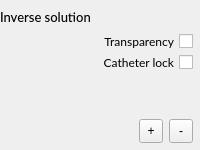
       <widget class="QWidget" name="widget_6" native="true">
        <property name="sizePolicy">
         <sizepolicy hsizetype="Expanding" vsizetype="Expanding">
          <horstretch>0</horstretch>
          <verstretch>0</verstretch>
         </sizepolicy>
        </property>
        <layout class="QVBoxLayout" name="verticalLayout_2">
         <property name="leftMargin">
          <number>0</number>
         </property>
         <property name="topMargin">
          <number>9</number>
         </property>
         <property name="rightMargin">
          <number>0</number>
         </property>
         <property name="bottomMargin">
          <number>0</number>
         </property>
         <item>
          <widget class="QLabel" name="label_4">
           <property name="font">
            <font>
             <family>Lato Medium</family>
             <pointsize>10</pointsize>
            </font>
           </property>
           <property name="text">
            <string>Inverse solution</string>
           </property>
          </widget>
         </item>
         <item>
          <widget class="GeomWindow" name="Gold_Standard_Window_2" native="true">
           <property name="sizePolicy">
            <sizepolicy hsizetype="Expanding" vsizetype="Expanding">
             <horstretch>0</horstretch>
             <verstretch>0</verstretch>
            </sizepolicy>
           </property>
           <property name="contextMenuPolicy">
            <enum>Qt::DefaultContextMenu</enum>
           </property>
           <layout class="QVBoxLayout" name="verticalLayout_18">
            <property name="leftMargin">
             <number>0</number>
            </property>
            <property name="topMargin">
             <number>0</number>
            </property>
            <property name="rightMargin">
             <number>7</number>
            </property>
            <property name="bottomMargin">
             <number>7</number>
            </property>
            <item>
             <layout class="QVBoxLayout" name="verticalLayout_24">
              <item>
               <layout class="QHBoxLayout" name="horizontalLayout_20">
                <item>
                 <spacer name="horizontalSpacer_12">
                  <property name="orientation">
                   <enum>Qt::Horizontal</enum>
                  </property>
                  <property name="sizeHint" stdset="0">
                   <size>
                    <width>40</width>
                    <height>20</height>
                   </size>
                  </property>
                 </spacer>
                </item>
                <item>
                 <layout class="QVBoxLayout" name="verticalLayout_30">
                  <property name="spacing">
                   <number>0</number>
                  </property>
                  <item>
                   <widget class="QCheckBox" name="transparency_win2_checkBox">
                    <property name="sizePolicy">
                     <sizepolicy hsizetype="Minimum" vsizetype="Minimum">
                      <horstretch>0</horstretch>
                      <verstretch>0</verstretch>
                     </sizepolicy>
                    </property>
                    <property name="font">
                     <font>
                      <family>Lato</family>
                      <pointsize>9</pointsize>
                     </font>
                    </property>
                    <property name="layoutDirection">
                     <enum>Qt::RightToLeft</enum>
                    </property>
                    <property name="autoFillBackground">
                     <bool>true</bool>
                    </property>
                    <property name="text">
                     <string>Transparency</string>
                    </property>
                    <property name="checked">
                     <bool>false</bool>
                    </property>
                   </widget>
                  </item>
                  <item>
                   <widget class="QCheckBox" name="catheterLock_win2">
                    <property name="sizePolicy">
                     <sizepolicy hsizetype="Minimum" vsizetype="Minimum">
                      <horstretch>0</horstretch>
                      <verstretch>0</verstretch>
                     </sizepolicy>
                    </property>
                    <property name="font">
                     <font>
                      <family>Lato</family>
                      <pointsize>9</pointsize>
                     </font>
                    </property>
                    <property name="layoutDirection">
                     <enum>Qt::RightToLeft</enum>
                    </property>
                    <property name="autoFillBackground">
                     <bool>true</bool>
                    </property>
                    <property name="text">
                     <string>Catheter lock</string>
                    </property>
                    <property name="checked">
                     <bool>false</bool>
                    </property>
                   </widget>
                  </item>
                 </layout>
                </item>
               </layout>
              </item>
              <item>
               <spacer name="verticalSpacer_5">
                <property name="orientation">
                 <enum>Qt::Vertical</enum>
                </property>
                <property name="sizeHint" stdset="0">
                 <size>
                  <width>20</width>
                  <height>40</height>
                 </size>
                </property>
               </spacer>
              </item>
              <item>
               <layout class="QHBoxLayout" name="horizontalLayout_17">
                <item>
                 <spacer name="horizontalSpacer_9">
                  <property name="orientation">
                   <enum>Qt::Horizontal</enum>
                  </property>
                  <property name="sizeHint" stdset="0">
                   <size>
                    <width>40</width>
                    <height>20</height>
                   </size>
                  </property>
                 </spacer>
                </item>
                <item>
                 <widget class="QToolButton" name="plusZoom_toolButton_3">
                  <property name="minimumSize">
                   <size>
                    <width>24</width>
                    <height>24</height>
                   </size>
                  </property>
                  <property name="text">
                   <string>+</string>
                  </property>
                  <property name="toolButtonStyle">
                   <enum>Qt::ToolButtonTextOnly</enum>
                  </property>
                  <property name="arrowType">
                   <enum>Qt::UpArrow</enum>
                  </property>
                 </widget>
                </item>
                <item>
                 <widget class="QToolButton" name="minusZoom_toolButton_3">
                  <property name="minimumSize">
                   <size>
                    <width>24</width>
                    <height>24</height>
                   </size>
                  </property>
                  <property name="text">
                   <string>-</string>
                  </property>
                  <property name="toolButtonStyle">
                   <enum>Qt::ToolButtonTextOnly</enum>
                  </property>
                  <property name="arrowType">
                   <enum>Qt::DownArrow</enum>
                  </property>
                 </widget>
                </item>
               </layout>
              </item>
             </layout>
            </item>
           </layout>
          </widget>
         </item>
        </layout>
       </widget>
